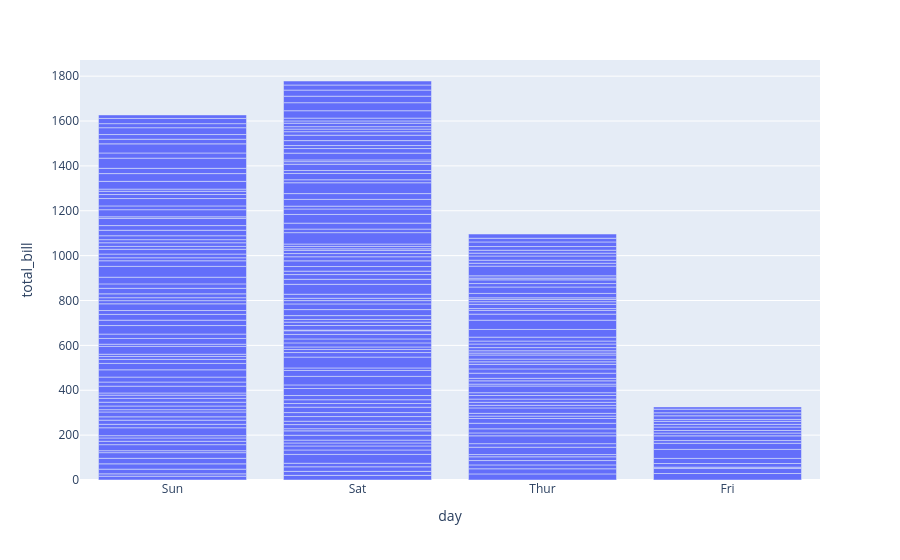

Source (notebook cell):
### Code cell
fig = px.bar(df, x='day', y='total_bill')
fig.show()

### Figure 1 — Plotly figure (JSON) as saved in the notebook; plotly's stock layout.template omitted (floating-point values rounded to 4 significant figures; data arrays with more than 128 entries replaced by an {"elided": "..."} marker saying what was removed)
{"data": [{"hovertemplate": "day=%{x}<br>total_bill=%{y}<extra></extra>", "legendgroup": "", "marker": {"color": "#636efa", "pattern": {"shape": ""}}, "name": "", "orientation": "v", "showlegend": false, "textposition": "auto", "type": "bar", "x": {"elided": "244 str values"}, "xaxis": "x", "y": {"elided": "244 float values"}, "yaxis": "y"}], "layout": {"barmode": "relative", "legend": {"tracegroupgap": 0}, "margin": {"t": 60}, "xaxis": {"anchor": "y", "domain": [0, 1], "title": {"text": "day"}}, "yaxis": {"anchor": "x", "domain": [0, 1], "title": {"text": "total_bill"}}}}
